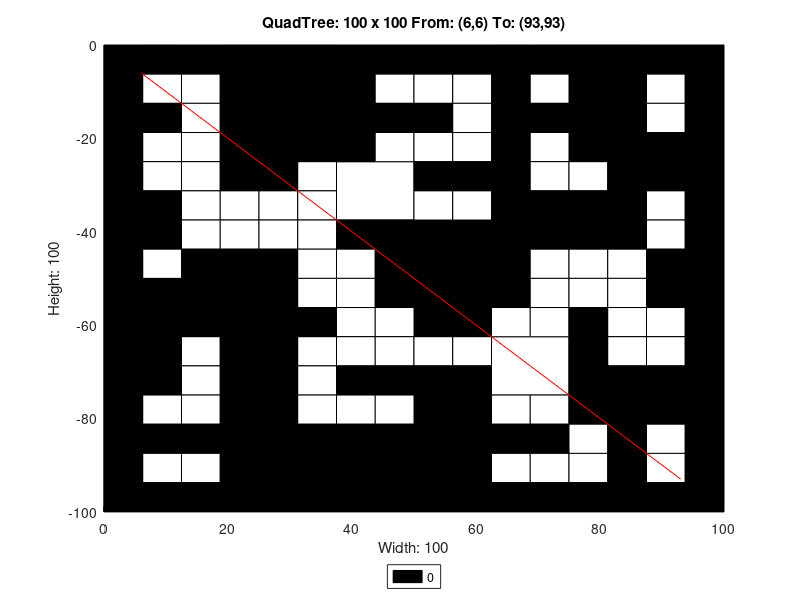

Here is the MATLAB script that generated this plot:
axis([0 100 -100 0]);
title('QuadTree: 100 x 100 From: (6,6) To: (93,93)');
xlabel('Width: 100');
ylabel('Height: 100');
rectangle('Position',[25 -12.5 12.5 12.5], 'FaceColor',[0 0 0]);
rectangle('Position',[25 -25 12.5 12.5], 'FaceColor',[0 0 0]);
rectangle('Position',[37.5 -37.5 12.5 12.5], 'FaceColor',[1 1 1]);
rectangle('Position',[75 -12.5 12.5 12.5], 'FaceColor',[0 0 0]);
rectangle('Position',[75 -25 12.5 12.5], 'FaceColor',[0 0 0]);
rectangle('Position',[50 -50 12.5 12.5], 'FaceColor',[0 0 0]);
rectangle('Position',[0 -62.5 12.5 12.5], 'FaceColor',[0 0 0]);
rectangle('Position',[12.5 -62.5 12.5 12.5], 'FaceColor',[0 0 0]);
rectangle('Position',[0 -75 12.5 12.5], 'FaceColor',[0 0 0]);
rectangle('Position',[25 -100 12.5 12.5], 'FaceColor',[0 0 0]);
rectangle('Position',[37.5 -100 12.5 12.5], 'FaceColor',[0 0 0]);
rectangle('Position',[50 -62.5 12.5 12.5], 'FaceColor',[0 0 0]);
rectangle('Position',[62.5 -75 12.5 12.5], 'FaceColor',[1 1 1]);
rectangle('Position',[50 -87.5 12.5 12.5], 'FaceColor',[0 0 0]);
rectangle('Position',[50 -100 12.5 12.5], 'FaceColor',[0 0 0]);
rectangle('Position',[0 -6.25 6.25 6.25], 'FaceColor',[0 0 0]);
rectangle('Position',[6.25 -6.25 6.25 6.25], 'FaceColor',[0 0 0]);
rectangle('Position',[0 -12.5 6.25 6.25], 'FaceColor',[0 0 0]);
rectangle('Position',[6.25 -12.5 6.25 6.25], 'FaceColor',[1 1 1]);
rectangle('Position',[12.5 -6.25 6.25 6.25], 'FaceColor',[0 0 0]);
rectangle('Position',[18.75 -6.25 6.25 6.25], 'FaceColor',[0 0 0]);
rectangle('Position',[12.5 -12.5 6.25 6.25], 'FaceColor',[1 1 1]);
rectangle('Position',[18.75 -12.5 6.25 6.25], 'FaceColor',[0 0 0]);
rectangle('Position',[0 -18.75 6.25 6.25], 'FaceColor',[0 0 0]);
rectangle('Position',[6.25 -18.75 6.25 6.25], 'FaceColor',[0 0 0]);
rectangle('Position',[0 -25 6.25 6.25], 'FaceColor',[0 0 0]);
rectangle('Position',[6.25 -25 6.25 6.25], 'FaceColor',[1 1 1]);
rectangle('Position',[12.5 -18.75 6.25 6.25], 'FaceColor',[1 1 1]);
rectangle('Position',[18.75 -18.75 6.25 6.25], 'FaceColor',[0 0 0]);
rectangle('Position',[12.5 -25 6.25 6.25], 'FaceColor',[1 1 1]);
rectangle('Position',[18.75 -25 6.25 6.25], 'FaceColor',[0 0 0]);
rectangle('Position',[37.5 -6.25 6.25 6.25], 'FaceColor',[0 0 0]);
rectangle('Position',[43.75 -6.25 6.25 6.25], 'FaceColor',[0 0 0]);
rectangle('Position',[37.5 -12.5 6.25 6.25], 'FaceColor',[0 0 0]);
rectangle('Position',[43.75 -12.5 6.25 6.25], 'FaceColor',[1 1 1]);
rectangle('Position',[37.5 -18.75 6.25 6.25], 'FaceColor',[0 0 0]);
rectangle('Position',[43.75 -18.75 6.25 6.25], 'FaceColor',[0 0 0]);
rectangle('Position',[37.5 -25 6.25 6.25], 'FaceColor',[0 0 0]);
rectangle('Position',[43.75 -25 6.25 6.25], 'FaceColor',[1 1 1]);
rectangle('Position',[0 -31.25 6.25 6.25], 'FaceColor',[0 0 0]);
rectangle('Position',[6.25 -31.25 6.25 6.25], 'FaceColor',[1 1 1]);
rectangle('Position',[0 -37.5 6.25 6.25], 'FaceColor',[0 0 0]);
rectangle('Position',[6.25 -37.5 6.25 6.25], 'FaceColor',[0 0 0]);
rectangle('Position',[12.5 -31.25 6.25 6.25], 'FaceColor',[1 1 1]);
rectangle('Position',[18.75 -31.25 6.25 6.25], 'FaceColor',[0 0 0]);
rectangle('Position',[12.5 -37.5 6.25 6.25], 'FaceColor',[1 1 1]);
rectangle('Position',[18.75 -37.5 6.25 6.25], 'FaceColor',[1 1 1]);
rectangle('Position',[0 -43.75 6.25 6.25], 'FaceColor',[0 0 0]);
rectangle('Position',[6.25 -43.75 6.25 6.25], 'FaceColor',[0 0 0]);
rectangle('Position',[0 -50 6.25 6.25], 'FaceColor',[0 0 0]);
rectangle('Position',[6.25 -50 6.25 6.25], 'FaceColor',[1 1 1]);
rectangle('Position',[12.5 -43.75 6.25 6.25], 'FaceColor',[1 1 1]);
rectangle('Position',[18.75 -43.75 6.25 6.25], 'FaceColor',[1 1 1]);
rectangle('Position',[12.5 -50 6.25 6.25], 'FaceColor',[0 0 0]);
rectangle('Position',[18.75 -50 6.25 6.25], 'FaceColor',[0 0 0]);
rectangle('Position',[25 -31.25 6.25 6.25], 'FaceColor',[0 0 0]);
rectangle('Position',[31.25 -31.25 6.25 6.25], 'FaceColor',[1 1 1]);
rectangle('Position',[25 -37.5 6.25 6.25], 'FaceColor',[1 1 1]);
rectangle('Position',[31.25 -37.5 6.25 6.25], 'FaceColor',[1 1 1]);
rectangle('Position',[25 -43.75 6.25 6.25], 'FaceColor',[1 1 1]);
rectangle('Position',[31.25 -43.75 6.25 6.25], 'FaceColor',[1 1 1]);
rectangle('Position',[25 -50 6.25 6.25], 'FaceColor',[0 0 0]);
rectangle('Position',[31.25 -50 6.25 6.25], 'FaceColor',[1 1 1]);
rectangle('Position',[37.5 -43.75 6.25 6.25], 'FaceColor',[0 0 0]);
rectangle('Position',[43.75 -43.75 6.25 6.25], 'FaceColor',[0 0 0]);
rectangle('Position',[37.5 -50 6.25 6.25], 'FaceColor',[1 1 1]);
rectangle('Position',[43.75 -50 6.25 6.25], 'FaceColor',[0 0 0]);
rectangle('Position',[50 -6.25 6.25 6.25], 'FaceColor',[0 0 0]);
rectangle('Position',[56.25 -6.25 6.25 6.25], 'FaceColor',[0 0 0]);
rectangle('Position',[50 -12.5 6.25 6.25], 'FaceColor',[1 1 1]);
rectangle('Position',[56.25 -12.5 6.25 6.25], 'FaceColor',[1 1 1]);
rectangle('Position',[62.5 -6.25 6.25 6.25], 'FaceColor',[0 0 0]);
rectangle('Position',[68.75 -6.25 6.25 6.25], 'FaceColor',[0 0 0]);
rectangle('Position',[62.5 -12.5 6.25 6.25], 'FaceColor',[0 0 0]);
rectangle('Position',[68.75 -12.5 6.25 6.25], 'FaceColor',[1 1 1]);
rectangle('Position',[50 -18.75 6.25 6.25], 'FaceColor',[0 0 0]);
rectangle('Position',[56.25 -18.75 6.25 6.25], 'FaceColor',[1 1 1]);
rectangle('Position',[50 -25 6.25 6.25], 'FaceColor',[1 1 1]);
rectangle('Position',[56.25 -25 6.25 6.25], 'FaceColor',[1 1 1]);
rectangle('Position',[62.5 -18.75 6.25 6.25], 'FaceColor',[0 0 0]);
rectangle('Position',[68.75 -18.75 6.25 6.25], 'FaceColor',[0 0 0]);
rectangle('Position',[62.5 -25 6.25 6.25], 'FaceColor',[0 0 0]);
rectangle('Position',[68.75 -25 6.25 6.25], 'FaceColor',[1 1 1]);
rectangle('Position',[87.5 -6.25 6.25 6.25], 'FaceColor',[0 0 0]);
rectangle('Position',[93.75 -6.25 6.25 6.25], 'FaceColor',[0 0 0]);
rectangle('Position',[87.5 -12.5 6.25 6.25], 'FaceColor',[1 1 1]);
rectangle('Position',[93.75 -12.5 6.25 6.25], 'FaceColor',[0 0 0]);
rectangle('Position',[87.5 -18.75 6.25 6.25], 'FaceColor',[1 1 1]);
rectangle('Position',[93.75 -18.75 6.25 6.25], 'FaceColor',[0 0 0]);
rectangle('Position',[87.5 -25 6.25 6.25], 'FaceColor',[0 0 0]);
rectangle('Position',[93.75 -25 6.25 6.25], 'FaceColor',[0 0 0]);
rectangle('Position',[50 -31.25 6.25 6.25], 'FaceColor',[0 0 0]);
rectangle('Position',[56.25 -31.25 6.25 6.25], 'FaceColor',[0 0 0]);
rectangle('Position',[50 -37.5 6.25 6.25], 'FaceColor',[1 1 1]);
rectangle('Position',[56.25 -37.5 6.25 6.25], 'FaceColor',[1 1 1]);
rectangle('Position',[62.5 -31.25 6.25 6.25], 'FaceColor',[0 0 0]);
rectangle('Position',[68.75 -31.25 6.25 6.25], 'FaceColor',[1 1 1]);
rectangle('Position',[62.5 -37.5 6.25 6.25], 'FaceColor',[0 0 0]);
rectangle('Position',[68.75 -37.5 6.25 6.25], 'FaceColor',[0 0 0]);
rectangle('Position',[62.5 -43.75 6.25 6.25], 'FaceColor',[0 0 0]);
rectangle('Position',[68.75 -43.75 6.25 6.25], 'FaceColor',[0 0 0]);
rectangle('Position',[62.5 -50 6.25 6.25], 'FaceColor',[0 0 0]);
rectangle('Position',[68.75 -50 6.25 6.25], 'FaceColor',[1 1 1]);
rectangle('Position',[75 -31.25 6.25 6.25], 'FaceColor',[1 1 1]);
rectangle('Position',[81.25 -31.25 6.25 6.25], 'FaceColor',[0 0 0]);
rectangle('Position',[75 -37.5 6.25 6.25], 'FaceColor',[0 0 0]);
rectangle('Position',[81.25 -37.5 6.25 6.25], 'FaceColor',[0 0 0]);
rectangle('Position',[87.5 -31.25 6.25 6.25], 'FaceColor',[0 0 0]);
rectangle('Position',[93.75 -31.25 6.25 6.25], 'FaceColor',[0 0 0]);
rectangle('Position',[87.5 -37.5 6.25 6.25], 'FaceColor',[1 1 1]);
rectangle('Position',[93.75 -37.5 6.25 6.25], 'FaceColor',[0 0 0]);
rectangle('Position',[75 -43.75 6.25 6.25], 'FaceColor',[0 0 0]);
rectangle('Position',[81.25 -43.75 6.25 6.25], 'FaceColor',[0 0 0]);
rectangle('Position',[75 -50 6.25 6.25], 'FaceColor',[1 1 1]);
rectangle('Position',[81.25 -50 6.25 6.25], 'FaceColor',[1 1 1]);
rectangle('Position',[87.5 -43.75 6.25 6.25], 'FaceColor',[1 1 1]);
rectangle('Position',[93.75 -43.75 6.25 6.25], 'FaceColor',[0 0 0]);
rectangle('Position',[87.5 -50 6.25 6.25], 'FaceColor',[0 0 0]);
rectangle('Position',[93.75 -50 6.25 6.25], 'FaceColor',[0 0 0]);
rectangle('Position',[12.5 -68.75 6.25 6.25], 'FaceColor',[1 1 1]);
rectangle('Position',[18.75 -68.75 6.25 6.25], 'FaceColor',[0 0 0]);
rectangle('Position',[12.5 -75 6.25 6.25], 'FaceColor',[1 1 1]);
rectangle('Position',[18.75 -75 6.25 6.25], 'FaceColor',[0 0 0]);
rectangle('Position',[25 -56.25 6.25 6.25], 'FaceColor',[0 0 0]);
rectangle('Position',[31.25 -56.25 6.25 6.25], 'FaceColor',[1 1 1]);
rectangle('Position',[25 -62.5 6.25 6.25], 'FaceColor',[0 0 0]);
rectangle('Position',[31.25 -62.5 6.25 6.25], 'FaceColor',[0 0 0]);
rectangle('Position',[37.5 -56.25 6.25 6.25], 'FaceColor',[1 1 1]);
rectangle('Position',[43.75 -56.25 6.25 6.25], 'FaceColor',[0 0 0]);
rectangle('Position',[37.5 -62.5 6.25 6.25], 'FaceColor',[1 1 1]);
rectangle('Position',[43.75 -62.5 6.25 6.25], 'FaceColor',[1 1 1]);
rectangle('Position',[25 -68.75 6.25 6.25], 'FaceColor',[0 0 0]);
rectangle('Position',[31.25 -68.75 6.25 6.25], 'FaceColor',[1 1 1]);
rectangle('Position',[25 -75 6.25 6.25], 'FaceColor',[0 0 0]);
rectangle('Position',[31.25 -75 6.25 6.25], 'FaceColor',[1 1 1]);
rectangle('Position',[37.5 -68.75 6.25 6.25], 'FaceColor',[1 1 1]);
rectangle('Position',[43.75 -68.75 6.25 6.25], 'FaceColor',[1 1 1]);
rectangle('Position',[37.5 -75 6.25 6.25], 'FaceColor',[0 0 0]);
rectangle('Position',[43.75 -75 6.25 6.25], 'FaceColor',[0 0 0]);
rectangle('Position',[0 -81.25 6.25 6.25], 'FaceColor',[0 0 0]);
rectangle('Position',[6.25 -81.25 6.25 6.25], 'FaceColor',[1 1 1]);
rectangle('Position',[0 -87.5 6.25 6.25], 'FaceColor',[0 0 0]);
rectangle('Position',[6.25 -87.5 6.25 6.25], 'FaceColor',[0 0 0]);
rectangle('Position',[12.5 -81.25 6.25 6.25], 'FaceColor',[1 1 1]);
rectangle('Position',[18.75 -81.25 6.25 6.25], 'FaceColor',[0 0 0]);
rectangle('Position',[12.5 -87.5 6.25 6.25], 'FaceColor',[0 0 0]);
rectangle('Position',[18.75 -87.5 6.25 6.25], 'FaceColor',[0 0 0]);
rectangle('Position',[0 -93.75 6.25 6.25], 'FaceColor',[0 0 0]);
rectangle('Position',[6.25 -93.75 6.25 6.25], 'FaceColor',[1 1 1]);
rectangle('Position',[0 -100 6.25 6.25], 'FaceColor',[0 0 0]);
rectangle('Position',[6.25 -100 6.25 6.25], 'FaceColor',[0 0 0]);
rectangle('Position',[12.5 -93.75 6.25 6.25], 'FaceColor',[1 1 1]);
rectangle('Position',[18.75 -93.75 6.25 6.25], 'FaceColor',[0 0 0]);
rectangle('Position',[12.5 -100 6.25 6.25], 'FaceColor',[0 0 0]);
rectangle('Position',[18.75 -100 6.25 6.25], 'FaceColor',[0 0 0]);
rectangle('Position',[25 -81.25 6.25 6.25], 'FaceColor',[0 0 0]);
rectangle('Position',[31.25 -81.25 6.25 6.25], 'FaceColor',[1 1 1]);
rectangle('Position',[25 -87.5 6.25 6.25], 'FaceColor',[0 0 0]);
rectangle('Position',[31.25 -87.5 6.25 6.25], 'FaceColor',[0 0 0]);
rectangle('Position',[37.5 -81.25 6.25 6.25], 'FaceColor',[1 1 1]);
rectangle('Position',[43.75 -81.25 6.25 6.25], 'FaceColor',[1 1 1]);
rectangle('Position',[37.5 -87.5 6.25 6.25], 'FaceColor',[0 0 0]);
rectangle('Position',[43.75 -87.5 6.25 6.25], 'FaceColor',[0 0 0]);
rectangle('Position',[62.5 -56.25 6.25 6.25], 'FaceColor',[0 0 0]);
rectangle('Position',[68.75 -56.25 6.25 6.25], 'FaceColor',[1 1 1]);
rectangle('Position',[62.5 -62.5 6.25 6.25], 'FaceColor',[1 1 1]);
rectangle('Position',[68.75 -62.5 6.25 6.25], 'FaceColor',[1 1 1]);
rectangle('Position',[50 -68.75 6.25 6.25], 'FaceColor',[1 1 1]);
rectangle('Position',[56.25 -68.75 6.25 6.25], 'FaceColor',[1 1 1]);
rectangle('Position',[50 -75 6.25 6.25], 'FaceColor',[0 0 0]);
rectangle('Position',[56.25 -75 6.25 6.25], 'FaceColor',[0 0 0]);
rectangle('Position',[75 -56.25 6.25 6.25], 'FaceColor',[1 1 1]);
rectangle('Position',[81.25 -56.25 6.25 6.25], 'FaceColor',[1 1 1]);
rectangle('Position',[75 -62.5 6.25 6.25], 'FaceColor',[0 0 0]);
rectangle('Position',[81.25 -62.5 6.25 6.25], 'FaceColor',[1 1 1]);
rectangle('Position',[87.5 -56.25 6.25 6.25], 'FaceColor',[0 0 0]);
rectangle('Position',[93.75 -56.25 6.25 6.25], 'FaceColor',[0 0 0]);
rectangle('Position',[87.5 -62.5 6.25 6.25], 'FaceColor',[1 1 1]);
rectangle('Position',[93.75 -62.5 6.25 6.25], 'FaceColor',[0 0 0]);
rectangle('Position',[75 -68.75 6.25 6.25], 'FaceColor',[0 0 0]);
rectangle('Position',[81.25 -68.75 6.25 6.25], 'FaceColor',[1 1 1]);
rectangle('Position',[75 -75 6.25 6.25], 'FaceColor',[0 0 0]);
rectangle('Position',[81.25 -75 6.25 6.25], 'FaceColor',[0 0 0]);
rectangle('Position',[87.5 -68.75 6.25 6.25], 'FaceColor',[1 1 1]);
rectangle('Position',[93.75 -68.75 6.25 6.25], 'FaceColor',[0 0 0]);
rectangle('Position',[87.5 -75 6.25 6.25], 'FaceColor',[0 0 0]);
rectangle('Position',[93.75 -75 6.25 6.25], 'FaceColor',[0 0 0]);
rectangle('Position',[62.5 -81.25 6.25 6.25], 'FaceColor',[1 1 1]);
rectangle('Position',[68.75 -81.25 6.25 6.25], 'FaceColor',[1 1 1]);
rectangle('Position',[62.5 -87.5 6.25 6.25], 'FaceColor',[0 0 0]);
rectangle('Position',[68.75 -87.5 6.25 6.25], 'FaceColor',[0 0 0]);
rectangle('Position',[62.5 -93.75 6.25 6.25], 'FaceColor',[1 1 1]);
rectangle('Position',[68.75 -93.75 6.25 6.25], 'FaceColor',[1 1 1]);
rectangle('Position',[62.5 -100 6.25 6.25], 'FaceColor',[0 0 0]);
rectangle('Position',[68.75 -100 6.25 6.25], 'FaceColor',[0 0 0]);
rectangle('Position',[75 -81.25 6.25 6.25], 'FaceColor',[0 0 0]);
rectangle('Position',[81.25 -81.25 6.25 6.25], 'FaceColor',[0 0 0]);
rectangle('Position',[75 -87.5 6.25 6.25], 'FaceColor',[1 1 1]);
rectangle('Position',[81.25 -87.5 6.25 6.25], 'FaceColor',[0 0 0]);
rectangle('Position',[87.5 -81.25 6.25 6.25], 'FaceColor',[0 0 0]);
rectangle('Position',[93.75 -81.25 6.25 6.25], 'FaceColor',[0 0 0]);
rectangle('Position',[87.5 -87.5 6.25 6.25], 'FaceColor',[1 1 1]);
rectangle('Position',[93.75 -87.5 6.25 6.25], 'FaceColor',[0 0 0]);
rectangle('Position',[75 -93.75 6.25 6.25], 'FaceColor',[1 1 1]);
rectangle('Position',[81.25 -93.75 6.25 6.25], 'FaceColor',[0 0 0]);
rectangle('Position',[75 -100 6.25 6.25], 'FaceColor',[0 0 0]);
rectangle('Position',[81.25 -100 6.25 6.25], 'FaceColor',[0 0 0]);
rectangle('Position',[87.5 -93.75 6.25 6.25], 'FaceColor',[1 1 1]);
rectangle('Position',[93.75 -93.75 6.25 6.25], 'FaceColor',[0 0 0]);
rectangle('Position',[87.5 -100 6.25 6.25], 'FaceColor',[0 0 0]);
rectangle('Position',[93.75 -100 6.25 6.25], 'FaceColor',[0 0 0]);
X=[93,6];
Y=[-93,-6];
hold on;
plot(X,Y,'r');
legend('0','Location','southoutside');
